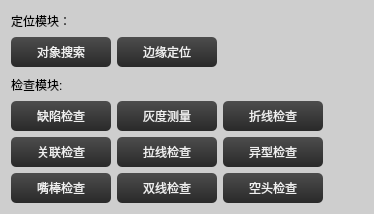
                 <widget class="QWidget" name="widgetCoSet" native="true">
                  <property name="styleSheet">
                   <string notr="true">background-color: rgb(206, 206, 206);
</string>
                  </property>
                  <layout class="QVBoxLayout" name="verticalLayout_13">
                   <item>
                    <layout class="QHBoxLayout" name="horizontalLayout_19">
                     <item>
                      <widget class="QLabel" name="label_8">
                       <property name="sizePolicy">
                        <sizepolicy hsizetype="Preferred" vsizetype="Preferred">
                         <horstretch>90</horstretch>
                         <verstretch>0</verstretch>
                        </sizepolicy>
                       </property>
                       <property name="minimumSize">
                        <size>
                         <width>90</width>
                         <height>0</height>
                        </size>
                       </property>
                       <property name="styleSheet">
                        <string notr="true">font: 10pt &quot;微软雅黑&quot;;</string>
                       </property>
                       <property name="text">
                        <string>定位模块：</string>
                       </property>
                      </widget>
                     </item>
                     <item>
                      <spacer name="horizontalSpacer_4">
                       <property name="orientation">
                        <enum>Qt::Horizontal</enum>
                       </property>
                       <property name="sizeHint" stdset="0">
                        <size>
                         <width>40</width>
                         <height>20</height>
                        </size>
                       </property>
                      </spacer>
                     </item>
                     <item>
                      <spacer name="horizontalSpacer_8">
                       <property name="orientation">
                        <enum>Qt::Horizontal</enum>
                       </property>
                       <property name="sizeHint" stdset="0">
                        <size>
                         <width>40</width>
                         <height>20</height>
                        </size>
                       </property>
                      </spacer>
                     </item>
                    </layout>
                   </item>
                   <item>
                    <layout class="QHBoxLayout" name="horizontalLayout_20">
                     <item>
                      <widget class="QPushButton" name="PushBtnCO_Template">
                       <property name="minimumSize">
                        <size>
                         <width>100</width>
                         <height>10</height>
                        </size>
                       </property>
                       <property name="maximumSize">
                        <size>
                         <width>100</width>
                         <height>36</height>
                        </size>
                       </property>
                       <property name="styleSheet">
                        <string notr="true">QPushButton{
	border-style: none;
	border: 0px;
	color: #F0F0F0;
	padding: 5px;	
	min-height: 20px;
	border-radius:5px;
	font: 11pt &quot;微软雅黑&quot;;
	background: qlineargradient(spread:pad, x1:0, y1:0, x2:0, y2:1, stop:0 #4D4D4D, stop:1 #292929); 
}

QPushButton[focusPolicy=&quot;0&quot;] {
	border-style: none;
	border: 0px;
	color: #F0F0F0;
	padding: 0px;	
	min-height: 10px;
	border-radius:3px;
	background: qlineargradient(spread:pad, x1:0, y1:0, x2:0, y2:1, stop:0 #4D4D4D, stop:1 #292929); 
}

QPushButton:hover{ 
	background: qlineargradient(spread:pad, x1:0, y1:0, x2:0, y2:1, stop:0 #636363, stop:1 #575757);
}

QPushButton:pressed{ 
	background: qlineargradient(spread:pad, x1:0, y1:0, x2:0, y2:1, stop:0 #4D4D4D, stop:1 #292929);
}</string>
                       </property>
                       <property name="text">
                        <string>对象搜索</string>
                       </property>
                      </widget>
                     </item>
                     <item>
                      <widget class="QPushButton" name="PushBtnCO_EdgePositioning">
                       <property name="minimumSize">
                        <size>
                         <width>100</width>
                         <height>10</height>
                        </size>
                       </property>
                       <property name="maximumSize">
                        <size>
                         <width>100</width>
                         <height>36</height>
                        </size>
                       </property>
                       <property name="styleSheet">
                        <string notr="true">QPushButton{
	border-style: none;
	border: 0px;
	color: #F0F0F0;
	padding: 5px;	
	min-height: 20px;
	border-radius:5px;
	font: 11pt &quot;微软雅黑&quot;;
	background: qlineargradient(spread:pad, x1:0, y1:0, x2:0, y2:1, stop:0 #4D4D4D, stop:1 #292929); 
}

QPushButton[focusPolicy=&quot;0&quot;] {
	border-style: none;
	border: 0px;
	color: #F0F0F0;
	padding: 0px;	
	min-height: 10px;
	border-radius:3px;
	background: qlineargradient(spread:pad, x1:0, y1:0, x2:0, y2:1, stop:0 #4D4D4D, stop:1 #292929); 
}

QPushButton:hover{ 
	background: qlineargradient(spread:pad, x1:0, y1:0, x2:0, y2:1, stop:0 #636363, stop:1 #575757);
}

QPushButton:pressed{ 
	background: qlineargradient(spread:pad, x1:0, y1:0, x2:0, y2:1, stop:0 #4D4D4D, stop:1 #292929);
}</string>
                       </property>
                       <property name="text">
                        <string>边缘定位</string>
                       </property>
                      </widget>
                     </item>
                     <item>
                      <spacer name="horizontalSpacer_5">
                       <property name="orientation">
                        <enum>Qt::Horizontal</enum>
                       </property>
                       <property name="sizeHint" stdset="0">
                        <size>
                         <width>40</width>
                         <height>20</height>
                        </size>
                       </property>
                      </spacer>
                     </item>
                    </layout>
                   </item>
                   <item>
                    <spacer name="verticalSpacer">
                     <property name="orientation">
                      <enum>Qt::Vertical</enum>
                     </property>
                     <property name="sizeType">
                      <enum>QSizePolicy::Fixed</enum>
                     </property>
                     <property name="sizeHint" stdset="0">
                      <size>
                       <width>20</width>
                       <height>2</height>
                      </size>
                     </property>
                    </spacer>
                   </item>
                   <item>
                    <layout class="QHBoxLayout" name="horizontalLayout_21">
                     <item>
                      <widget class="QLabel" name="label_9">
                       <property name="sizePolicy">
                        <sizepolicy hsizetype="Preferred" vsizetype="Preferred">
                         <horstretch>90</horstretch>
                         <verstretch>0</verstretch>
                        </sizepolicy>
                       </property>
                       <property name="minimumSize">
                        <size>
                         <width>90</width>
                         <height>0</height>
                        </size>
                       </property>
                       <property name="maximumSize">
                        <size>
                         <width>90</width>
                         <height>16777215</height>
                        </size>
                       </property>
                       <property name="styleSheet">
                        <string notr="true">font: 10pt &quot;微软雅黑&quot;;</string>
                       </property>
                       <property name="text">
                        <string>检查模块:</string>
                       </property>
                      </widget>
                     </item>
                     <item>
                      <spacer name="horizontalSpacer_7">
                       <property name="orientation">
                        <enum>Qt::Horizontal</enum>
                       </property>
                       <property name="sizeHint" stdset="0">
                        <size>
                         <width>40</width>
                         <height>20</height>
                        </size>
                       </property>
                      </spacer>
                     </item>
                    </layout>
                   </item>
                   <item>
                    <layout class="QHBoxLayout" name="horizontalLayout_22">
                     <item>
                      <widget class="QPushButton" name="PushBtnCO_DefectInspect">
                       <property name="minimumSize">
                        <size>
                         <width>100</width>
                         <height>10</height>
                        </size>
                       </property>
                       <property name="maximumSize">
                        <size>
                         <width>100</width>
                         <height>36</height>
                        </size>
                       </property>
                       <property name="styleSheet">
                        <string notr="true">QPushButton{
	border-style: none;
	border: 0px;
	color: #F0F0F0;
	padding: 5px;	
	min-height: 20px;
	border-radius:5px;
	font: 11pt &quot;微软雅黑&quot;;
	background: qlineargradient(spread:pad, x1:0, y1:0, x2:0, y2:1, stop:0 #4D4D4D, stop:1 #292929); 
}

QPushButton[focusPolicy=&quot;0&quot;] {
	border-style: none;
	border: 0px;
	color: #F0F0F0;
	padding: 0px;	
	min-height: 10px;
	border-radius:3px;
	background: qlineargradient(spread:pad, x1:0, y1:0, x2:0, y2:1, stop:0 #4D4D4D, stop:1 #292929); 
}

QPushButton:hover{ 
	background: qlineargradient(spread:pad, x1:0, y1:0, x2:0, y2:1, stop:0 #636363, stop:1 #575757);
}

QPushButton:pressed{ 
	background: qlineargradient(spread:pad, x1:0, y1:0, x2:0, y2:1, stop:0 #4D4D4D, stop:1 #292929);
}</string>
                       </property>
                       <property name="text">
                        <string>缺陷检查</string>
                       </property>
                      </widget>
                     </item>
                     <item>
                      <widget class="QPushButton" name="PushBtnCO_GrayMeasurement">
                       <property name="minimumSize">
                        <size>
                         <width>100</width>
                         <height>10</height>
                        </size>
                       </property>
                       <property name="maximumSize">
                        <size>
                         <width>100</width>
                         <height>36</height>
                        </size>
                       </property>
                       <property name="styleSheet">
                        <string notr="true">QPushButton{
	border-style: none;
	border: 0px;
	color: #F0F0F0;
	padding: 5px;	
	min-height: 20px;
	border-radius:5px;
	font: 11pt &quot;微软雅黑&quot;;
	background: qlineargradient(spread:pad, x1:0, y1:0, x2:0, y2:1, stop:0 #4D4D4D, stop:1 #292929); 
}

QPushButton[focusPolicy=&quot;0&quot;] {
	border-style: none;
	border: 0px;
	color: #F0F0F0;
	padding: 0px;	
	min-height: 10px;
	border-radius:3px;
	background: qlineargradient(spread:pad, x1:0, y1:0, x2:0, y2:1, stop:0 #4D4D4D, stop:1 #292929); 
}

QPushButton:hover{ 
	background: qlineargradient(spread:pad, x1:0, y1:0, x2:0, y2:1, stop:0 #636363, stop:1 #575757);
}

QPushButton:pressed{ 
	background: qlineargradient(spread:pad, x1:0, y1:0, x2:0, y2:1, stop:0 #4D4D4D, stop:1 #292929);
}</string>
                       </property>
                       <property name="text">
                        <string>灰度测量</string>
                       </property>
                      </widget>
                     </item>
                     <item>
                      <widget class="QPushButton" name="PushBtnCO_BrokenLineInspect">
                       <property name="minimumSize">
                        <size>
                         <width>100</width>
                         <height>10</height>
                        </size>
                       </property>
                       <property name="maximumSize">
                        <size>
                         <width>100</width>
                         <height>36</height>
                        </size>
                       </property>
                       <property name="styleSheet">
                        <string notr="true">QPushButton{
	border-style: none;
	border: 0px;
	color: #F0F0F0;
	padding: 5px;	
	min-height: 20px;
	border-radius:5px;
	font: 11pt &quot;微软雅黑&quot;;
	background: qlineargradient(spread:pad, x1:0, y1:0, x2:0, y2:1, stop:0 #4D4D4D, stop:1 #292929); 
}

QPushButton[focusPolicy=&quot;0&quot;] {
	border-style: none;
	border: 0px;
	color: #F0F0F0;
	padding: 0px;	
	min-height: 10px;
	border-radius:3px;
	background: qlineargradient(spread:pad, x1:0, y1:0, x2:0, y2:1, stop:0 #4D4D4D, stop:1 #292929); 
}

QPushButton:hover{ 
	background: qlineargradient(spread:pad, x1:0, y1:0, x2:0, y2:1, stop:0 #636363, stop:1 #575757);
}

QPushButton:pressed{ 
	background: qlineargradient(spread:pad, x1:0, y1:0, x2:0, y2:1, stop:0 #4D4D4D, stop:1 #292929);
}</string>
                       </property>
                       <property name="text">
                        <string>折线检查</string>
                       </property>
                      </widget>
                     </item>
                     <item>
                      <spacer name="horizontalSpacer_6">
                       <property name="orientation">
                        <enum>Qt::Horizontal</enum>
                       </property>
                       <property name="sizeHint" stdset="0">
                        <size>
                         <width>40</width>
                         <height>20</height>
                        </size>
                       </property>
                      </spacer>
                     </item>
                    </layout>
                   </item>
                   <item>
                    <layout class="QHBoxLayout" name="horizontalLayout_23">
                     <item>
                      <widget class="QPushButton" name="PushBtnCO_AssociatedInspect">
                       <property name="minimumSize">
                        <size>
                         <width>100</width>
                         <height>10</height>
                        </size>
                       </property>
                       <property name="maximumSize">
                        <size>
                         <width>100</width>
                         <height>36</height>
                        </size>
                       </property>
                       <property name="styleSheet">
                        <string notr="true">QPushButton{
	border-style: none;
	border: 0px;
	color: #F0F0F0;
	padding: 5px;	
	min-height: 20px;
	border-radius:5px;
	font: 11pt &quot;微软雅黑&quot;;
	background: qlineargradient(spread:pad, x1:0, y1:0, x2:0, y2:1, stop:0 #4D4D4D, stop:1 #292929); 
}

QPushButton[focusPolicy=&quot;0&quot;] {
	border-style: none;
	border: 0px;
	color: #F0F0F0;
	padding: 0px;	
	min-height: 10px;
	border-radius:3px;
	background: qlineargradient(spread:pad, x1:0, y1:0, x2:0, y2:1, stop:0 #4D4D4D, stop:1 #292929); 
}

QPushButton:hover{ 
	background: qlineargradient(spread:pad, x1:0, y1:0, x2:0, y2:1, stop:0 #636363, stop:1 #575757);
}

QPushButton:pressed{ 
	background: qlineargradient(spread:pad, x1:0, y1:0, x2:0, y2:1, stop:0 #4D4D4D, stop:1 #292929);
}</string>
                       </property>
                       <property name="text">
                        <string>关联检查</string>
                       </property>
                      </widget>
                     </item>
                     <item>
                      <widget class="QPushButton" name="PushBtnCO_StayInspect">
                       <property name="minimumSize">
                        <size>
                         <width>100</width>
                         <height>10</height>
                        </size>
                       </property>
                       <property name="maximumSize">
                        <size>
                         <width>100</width>
                         <height>36</height>
                        </size>
                       </property>
                       <property name="styleSheet">
                        <string notr="true">QPushButton{
	border-style: none;
	border: 0px;
	color: #F0F0F0;
	padding: 5px;	
	min-height: 20px;
	border-radius:5px;
	font: 11pt &quot;微软雅黑&quot;;
	background: qlineargradient(spread:pad, x1:0, y1:0, x2:0, y2:1, stop:0 #4D4D4D, stop:1 #292929); 
}

QPushButton[focusPolicy=&quot;0&quot;] {
	border-style: none;
	border: 0px;
	color: #F0F0F0;
	padding: 0px;	
	min-height: 10px;
	border-radius:3px;
	background: qlineargradient(spread:pad, x1:0, y1:0, x2:0, y2:1, stop:0 #4D4D4D, stop:1 #292929); 
}

QPushButton:hover{ 
	background: qlineargradient(spread:pad, x1:0, y1:0, x2:0, y2:1, stop:0 #636363, stop:1 #575757);
}

QPushButton:pressed{ 
	background: qlineargradient(spread:pad, x1:0, y1:0, x2:0, y2:1, stop:0 #4D4D4D, stop:1 #292929);
}</string>
                       </property>
                       <property name="text">
                        <string>拉线检查</string>
                       </property>
                      </widget>
                     </item>
                     <item>
                      <widget class="QPushButton" name="PushBtnCO_DefectInspect2">
                       <property name="minimumSize">
                        <size>
                         <width>100</width>
                         <height>10</height>
                        </size>
                       </property>
                       <property name="maximumSize">
                        <size>
                         <width>100</width>
                         <height>36</height>
                        </size>
                       </property>
                       <property name="styleSheet">
                        <string notr="true">QPushButton{
	border-style: none;
	border: 0px;
	color: #F0F0F0;
	padding: 5px;	
	min-height: 20px;
	border-radius:5px;
	font: 11pt &quot;微软雅黑&quot;;
	background: qlineargradient(spread:pad, x1:0, y1:0, x2:0, y2:1, stop:0 #4D4D4D, stop:1 #292929); 
}

QPushButton[focusPolicy=&quot;0&quot;] {
	border-style: none;
	border: 0px;
	color: #F0F0F0;
	padding: 0px;	
	min-height: 10px;
	border-radius:3px;
	background: qlineargradient(spread:pad, x1:0, y1:0, x2:0, y2:1, stop:0 #4D4D4D, stop:1 #292929); 
}

QPushButton:hover{ 
	background: qlineargradient(spread:pad, x1:0, y1:0, x2:0, y2:1, stop:0 #636363, stop:1 #575757);
}

QPushButton:pressed{ 
	background: qlineargradient(spread:pad, x1:0, y1:0, x2:0, y2:1, stop:0 #4D4D4D, stop:1 #292929);
}</string>
                       </property>
                       <property name="text">
                        <string>异型检查</string>
                       </property>
                      </widget>
                     </item>
                     <item>
                      <spacer name="horizontalSpacer_9">
                       <property name="orientation">
                        <enum>Qt::Horizontal</enum>
                       </property>
                       <property name="sizeHint" stdset="0">
                        <size>
                         <width>40</width>
                         <height>20</height>
                        </size>
                       </property>
                      </spacer>
                     </item>
                    </layout>
                   </item>
                   <item>
                    <layout class="QHBoxLayout" name="horizontalLayout_25">
                     <item>
                      <widget class="QPushButton" name="pushButtonCO_CircleInspect">
                       <property name="minimumSize">
                        <size>
                         <width>100</width>
                         <height>10</height>
                        </size>
                       </property>
                       <property name="maximumSize">
                        <size>
                         <width>100</width>
                         <height>36</height>
                        </size>
                       </property>
                       <property name="styleSheet">
                        <string notr="true">QPushButton{
	border-style: none;
	border: 0px;
	color: #F0F0F0;
	padding: 5px;	
	min-height: 20px;
	border-radius:5px;
	font: 11pt &quot;微软雅黑&quot;;
	background: qlineargradient(spread:pad, x1:0, y1:0, x2:0, y2:1, stop:0 #4D4D4D, stop:1 #292929); 
}

QPushButton[focusPolicy=&quot;0&quot;] {
	border-style: none;
	border: 0px;
	color: #F0F0F0;
	padding: 0px;	
	min-height: 10px;
	border-radius:3px;
	background: qlineargradient(spread:pad, x1:0, y1:0, x2:0, y2:1, stop:0 #4D4D4D, stop:1 #292929); 
}

QPushButton:hover{ 
	background: qlineargradient(spread:pad, x1:0, y1:0, x2:0, y2:1, stop:0 #636363, stop:1 #575757);
}

QPushButton:pressed{ 
	background: qlineargradient(spread:pad, x1:0, y1:0, x2:0, y2:1, stop:0 #4D4D4D, stop:1 #292929);
}</string>
                       </property>
                       <property name="text">
                        <string>嘴棒检查</string>
                       </property>
                      </widget>
                     </item>
                     <item>
                      <widget class="QPushButton" name="PushBtnCO_DoubleStayInspect">
                       <property name="minimumSize">
                        <size>
                         <width>100</width>
                         <height>10</height>
                        </size>
                       </property>
                       <property name="maximumSize">
                        <size>
                         <width>100</width>
                         <height>36</height>
                        </size>
                       </property>
                       <property name="styleSheet">
                        <string notr="true">QPushButton{
	border-style: none;
	border: 0px;
	color: #F0F0F0;
	padding: 5px;	
	min-height: 20px;
	border-radius:5px;
	font: 11pt &quot;微软雅黑&quot;;
	background: qlineargradient(spread:pad, x1:0, y1:0, x2:0, y2:1, stop:0 #4D4D4D, stop:1 #292929); 
}

QPushButton[focusPolicy=&quot;0&quot;] {
	border-style: none;
	border: 0px;
	color: #F0F0F0;
	padding: 0px;	
	min-height: 10px;
	border-radius:3px;
	background: qlineargradient(spread:pad, x1:0, y1:0, x2:0, y2:1, stop:0 #4D4D4D, stop:1 #292929); 
}

QPushButton:hover{ 
	background: qlineargradient(spread:pad, x1:0, y1:0, x2:0, y2:1, stop:0 #636363, stop:1 #575757);
}

QPushButton:pressed{ 
	background: qlineargradient(spread:pad, x1:0, y1:0, x2:0, y2:1, stop:0 #4D4D4D, stop:1 #292929);
}</string>
                       </property>
                       <property name="text">
                        <string>双线检查</string>
                       </property>
                      </widget>
                     </item>
                     <item>
                      <widget class="QPushButton" name="PushBtnCO_DLObjectDetect">
                       <property name="minimumSize">
                        <size>
                         <width>100</width>
                         <height>10</height>
                        </size>
                       </property>
                       <property name="maximumSize">
                        <size>
                         <width>100</width>
                         <height>36</height>
                        </size>
                       </property>
                       <property name="styleSheet">
                        <string notr="true">QPushButton{
	border-style: none;
	border: 0px;
	color: #F0F0F0;
	padding: 5px;	
	min-height: 20px;
	border-radius:5px;
	font: 11pt &quot;微软雅黑&quot;;
	background: qlineargradient(spread:pad, x1:0, y1:0, x2:0, y2:1, stop:0 #4D4D4D, stop:1 #292929); 
}

QPushButton[focusPolicy=&quot;0&quot;] {
	border-style: none;
	border: 0px;
	color: #F0F0F0;
	padding: 0px;	
	min-height: 10px;
	border-radius:3px;
	background: qlineargradient(spread:pad, x1:0, y1:0, x2:0, y2:1, stop:0 #4D4D4D, stop:1 #292929); 
}

QPushButton:hover{ 
	background: qlineargradient(spread:pad, x1:0, y1:0, x2:0, y2:1, stop:0 #636363, stop:1 #575757);
}

QPushButton:pressed{ 
	background: qlineargradient(spread:pad, x1:0, y1:0, x2:0, y2:1, stop:0 #4D4D4D, stop:1 #292929);
}</string>
                       </property>
                       <property name="text">
                        <string>空头检查</string>
                       </property>
                      </widget>
                     </item>
                     <item>
                      <spacer name="horizontalSpacer_10">
                       <property name="orientation">
                        <enum>Qt::Horizontal</enum>
                       </property>
                       <property name="sizeHint" stdset="0">
                        <size>
                         <width>40</width>
                         <height>20</height>
                        </size>
                       </property>
                      </spacer>
                     </item>
                    </layout>
                   </item>
                  </layout>
                 </widget>
